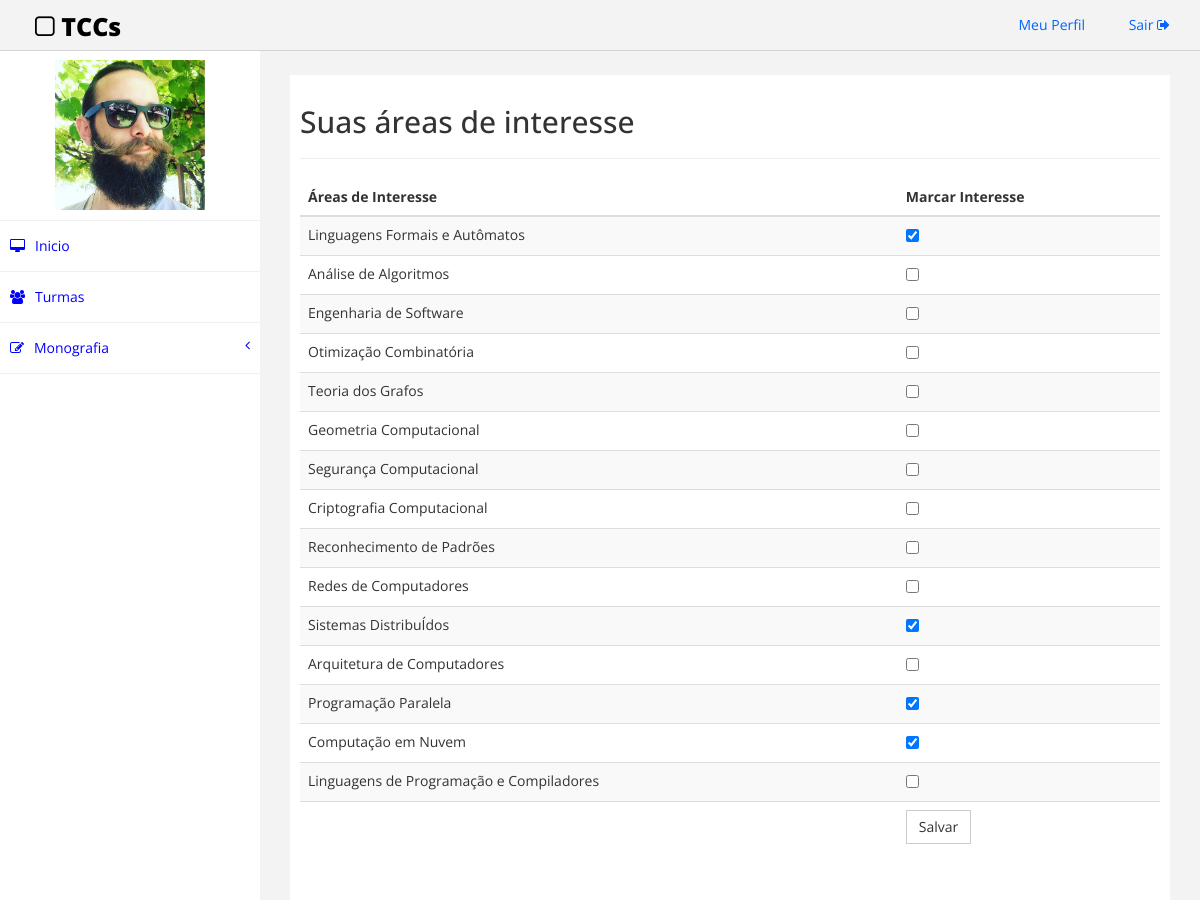
The app's page /src/areaInteresse.php (signed in) with its own data.
### tables this page shows
CREATE TABLE IF NOT EXISTS `professor` (
  `siape` varchar(20) NOT NULL,
  `nome` varchar(50) NOT NULL,
  `senha` varchar(45) NOT NULL,
  `email` varchar(50) NOT NULL,
  `foto` varchar(100) DEFAULT NULL,
  PRIMARY KEY (`siape`)
);

CREATE TABLE IF NOT EXISTS `prof_has_interesse` (
  `siape` varchar(20) DEFAULT NULL,
  `idInteresse` int(11) DEFAULT NULL,
  KEY `siape` (`siape`),
  KEY `idInteresse` (`idInteresse`)
);

CREATE TABLE IF NOT EXISTS `area_interesse` (
  `idInteresse` int(11) NOT NULL AUTO_INCREMENT,
  `nomeInteresse` varchar(50) NOT NULL,
  PRIMARY KEY (`idInteresse`)
);

### src/areaInteresse.php (the view, shortened to what this page needs)
<!DOCTYPE html>
<html>
<head>
    <link href="assets/css/bootstrap.css" rel="stylesheet" />
    <link href="assets/css/font-awesome.css" rel="stylesheet" />
    <link href="assets/css/custom.css" rel="stylesheet" />
</head>
<body>
    <div id="wrapper">
         <div class="navbar navbar-inverse navbar-fixed-top">
            <div class="adjust-nav">
                <div class="navbar-header">
                    <a class="navbar-brand" href="#"><i class="fa fa-square-o "></i>&nbsp;TCCs</a>
                </div>
                <div class="navbar-collapse collapse">
                    <ul class="nav navbar-nav navbar-right">
                        <li><a href="./perfil.php">Meu Perfil <i class="fa fa-user-circle "></i></a></li>
                        <li><a href="./action/logout.php">Sair <i class="fa fa-sign-out "></i></a></li>
                    </ul>
                </div>
            </div>
        </div>
        <nav class="navbar-default navbar-side" role="navigation">
            <div class="sidebar-collapse">
                <ul class="nav" id="main-menu">
                    <li class="text-center user-image-back">
                       <img src=<?php
                                $conn = new Connection();
                                $connection = $conn->getConnection();
                                if($_SESSION['sou']>1){
                                    $sql = "SELECT foto FROM professor WHERE siape = '".$_SESSION['usuario']."'";
                                }
                                $resultado = mysqli_query($connection, $sql) or die ("Erro ao conectar na tabela " . mysqli_error($connection));
                                $row = $resultado->fetch_assoc();
                                if($row['foto'] == ''){
                                    echo "'assets/img/find_user.png'";
                                } else {
                                        echo "'src/".$row['foto']."'";
                                    }
                            ?>
                         class="img-responsive user-image" />
                    </li>
                     <li>
                        <a href=<?php if($_SESSION['sou'] == 2){
        echo "'indexProfessor.php'";} else {echo "'indexCoordenador.php'";} ?>><i class="fa fa-desktop "></i>Inicio</a>
                    </li>
                    <li>
                        <a href="turmas.php"><i class="fa fa-users "></i>Turmas</a>
                    </li>
                    <li>
                        <a href="#"><i class="fa fa-edit "></i>Monografia<span class="fa arrow"></span></a>
                    </li>
            </div>
        </nav>
        <div id="page-wrapper" >
            <div id="page-inner">
                <div class="row">
                    <div class="col-md-12">
                     <h2>Suas áreas de interesse</h2>
                     <hr />
                    </div>
                </div>
                <div class="row">
                <form class="form-horizontal" action="./action/cadastra_interesse.php" method="post">
                    <div class="col-md-12">
                        <table class="table table-striped table-hover table-responsive">
                            <thead>
                                <tr>
                                    <th>
                                        Áreas de Interesse
                                    </th>
                                    <th>
                                        Marcar Interesse
                                    </th>
                                </tr>
                            </thead>
                            <tbody>
                                <?php
                                    $conn = new Connection();
                                    $connection = $conn->getConnection();
                                    $nomes = array();
                                    $sql = "SELECT `prof_has_interesse`.`siape`, `area_interesse`.*
                                            FROM `area_interesse`
                                            LEFT JOIN `prof_has_interesse` ON `prof_has_interesse`.`idInteresse` = `area_interesse`.`idInteresse`;";
                                    $resultado = mysqli_query($connection, $sql) or die ("Erro ao conectar na tabela " . mysqli_error($connection));
                                    while($row = $resultado->fetch_assoc()) {
                                        $idInteresse = $row['idInteresse'];
                                        if (in_array($idInteresse, $nomes)) {
                                        } else {
                                            $nomes[] = $idInteresse;
                                            echo "<tr><td>".$row["nomeInteresse"]."</td><td><input type='checkbox' name='check_box[]' value='".$row["idInteresse"]."' ";
                                            $sql2 = "SELECT * FROM prof_has_interesse WHERE siape = '".$_SESSION['usuario']."' AND idInteresse = '".$idInteresse."';";
                                            $resultado2 = mysqli_query($connection, $sql2) or die ("Erro ao conectar na tabela " . mysqli_error($connection));
                                            $count = mysqli_num_rows($resultado2);
                                            if ($count>0) {
                                                echo "checked";
                                            }
                                            echo "/></td></tr>";
                                        }
                                   }
                                ?>
                                <tr>
                                <td>
                                </td>
                                        <td>
                                        <button type="submit" name="submit" class="btn btn-default">Salvar</button>
                                        </td>
                                        </tr>
                      </div>
                    </div>
                </div>
            </div>
            </div>
</body>
</html>

### src/assets/css/custom.css (style rules this page uses)
body { font-family: 'Open Sans', sans-serif; }
#wrapper { width: 100%; margin-top:50px; }
#page-wrapper { padding: 15px 15px; min-height: 600px; background:#F3F3F3; }
#page-inner { width:100%; margin:10px 20px 10px 0px; background-color:#fff!important; padding:10px; min-height:1200px; }
.text-center { text-align:center; }
.user-image-back { background-color: white; padding: 10px; }
.user-image { width: 150px; height: 150px; display: block; margin: 0 auto; }
.navbar-inverse .navbar-nav > li > a { color: #06F; }
.arrow { float: right; }
.fa.arrow:before { content: "\f104"; }
.sidebar-collapse , .sidebar-collapse .nav { background:none; }
.sidebar-collapse .nav { padding:0; }
.sidebar-collapse .nav > li > a { background: #FFFFFF; text-shadow: none; color:#0000FF; }
.sidebar-collapse > .nav > li > a { padding:15px 10px; }
.sidebar-collapse > .nav > li { border-bottom: 1px solid rgba(240, 240, 240, 1) !important; }
.navbar-side { border:none; background-color: #202020; }
.navbar-inverse { background-color: #f3f3f3; border-color: #D3D3D3; }
.navbar-default { border:0px solid #DDDDDD; }
.nav > li > a > i { margin-right:10px; }
.navbar-inverse .navbar-brand { color: #000000; font-size: 25px; font-weight: 900; }
.adjust-nav { padding-left:20px;padding-right:20px; }
.btn { border-radius: 0px; -webkit-border-radius: 0px; -moz-border-radius: 0px; }
@media (min-width:768px) { #page-wrapper { margin: 0 0 0 260px; padding: 15px 30px; min-height: 1200px; } }
@media (min-width:768px) { .navbar-side { z-index: 1; position: absolute; width: 260px; } }
@media (min-width:768px) { .navbar { border-radius: 0px; } }

### records on screen
professor: foto (picture)
prof_has_interesse: idInteresse.nomeInteresse "Linguagens Formais e Autômatos"
area_interesse: nomeInteresse "Análise de Algoritmos"
area_interesse: nomeInteresse "Engenharia de Software"
area_interesse: nomeInteresse "Otimização Combinatória"
area_interesse: nomeInteresse "Teoria dos Grafos"
area_interesse: nomeInteresse "Geometria Computacional"
prof_has_interesse: idInteresse.nomeInteresse "Segurança Computacional"
area_interesse: nomeInteresse "Criptografia Computacional"
area_interesse: nomeInteresse "Reconhecimento de Padrões"
area_interesse: nomeInteresse "Redes de Computadores"
prof_has_interesse: idInteresse.nomeInteresse "Sistemas DistribuÍdos"
area_interesse: nomeInteresse "Arquitetura de Computadores"
prof_has_interesse: idInteresse.nomeInteresse "Programação Paralela"
prof_has_interesse: idInteresse.nomeInteresse "Computação em Nuvem"
area_interesse: nomeInteresse "Linguagens de Programação e Compiladores"
